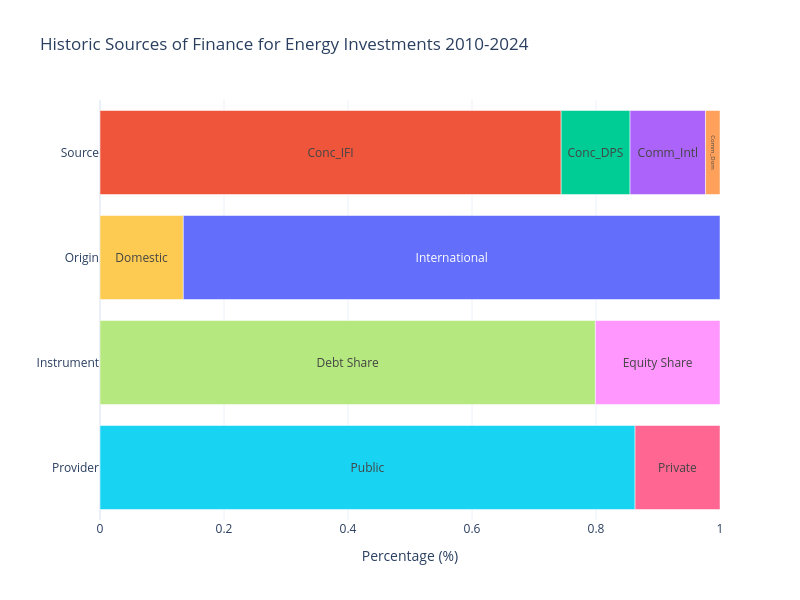

Write notebook code for a chart like this one.
### Markdown cell above
In the following cell we
> - Create a horizontal stacked bar chart showing percentage distributions
> - Displays each financing dimension as a separate category
> - Uses custom colors to distinguish between subcategories

### Code cell
import pandas as pd

df_provider = financing_sector_shares.loc[["Public", "Private"],:].T
df_instrument = repayment_statistics.loc[("Summary","Total financing volumes"),["Debt Share", "Equity Share"]].to_frame().T
df_origin = financing_sector_shares.loc[["Domestic", "International"],:].T
df_source = hd.get_financing_source_shares().loc[:,"Historical"].to_frame().T

df_provider["Category"] = "Provider"
df_instrument["Category"] = "Instrument"
df_origin["Category"] = "Origin"
df_source["Category"] = "Source"

# Merge 4 dataframes
df_wide = pd.concat([df_provider, df_instrument, df_origin, df_source], ignore_index=True)

df_long = df_wide.melt(
    id_vars="Category",
    var_name="Subcategory",
    value_name="Value"
)

# If some rows have NaN (e.g. because they don't exist in the original data), discard them
df_long = df_long.dropna(subset=["Value"]).reset_index(drop=True)

import plotly.express as px
# color_map = {
#     "Conc IFI": "#99CCFF",
#     "Conc DPS": "#FFCC99",
#     "Comm Intl": "#FF9999",
#     "Comm Dom": "#FFFF99",
#     "Domestic": "#FFCC66",
#     "International": "#66CC99",
#     "Debt": "#99FF99",
#     "Equity": "#66CC66",
#     "Public": "#CCCCFF",
#     "Private": "#CC99FF"
# }

fig = px.bar(
    df_long,
    x="Value",
    y="Category",
    color="Subcategory",
    text="Subcategory",
    orientation="h",
    barmode="relative",  # stack
    color_discrete_map=color_map,
    title="Historic Sources of Finance for Energy Investments 2010-2024",
    labels={"Value": "Percentage (%)", "Category": ""}
)
fig.update_traces(
    # ,      
    textposition="inside",    # put text inside the bar
    insidetextanchor="middle" # center the text vertically
)

fig.update_xaxes(range=[0, 1])

fig.update_layout(
    template="plotly_white",
    showlegend = False,
    width = width,
    height = height,
    # margin=dict(l=0, r=0, t=50, b=0)
)

fig.show()
save_figure(fig)

### Figure 1 — Plotly figure (JSON) as saved in the notebook; plotly's stock layout.template omitted (floating-point values rounded to 4 significant figures)
{"data": [{"alignmentgroup": "True", "hovertemplate": "Subcategory=%{text}<br>Percentage (%)=%{x}<br>=%{y}<extra></extra>", "insidetextanchor": "middle", "legendgroup": "Public", "marker": {"color": "#19d3f3", "pattern": {"shape": ""}}, "name": "Public", "offsetgroup": "Public", "orientation": "h", "showlegend": true, "text": ["Public"], "textposition": "inside", "type": "bar", "x": [0.863], "xaxis": "x", "y": ["Provider"], "yaxis": "y"}, {"alignmentgroup": "True", "hovertemplate": "Subcategory=%{text}<br>Percentage (%)=%{x}<br>=%{y}<extra></extra>", "insidetextanchor": "middle", "legendgroup": "Private", "marker": {"color": "#FF6692", "pattern": {"shape": ""}}, "name": "Private", "offsetgroup": "Private", "orientation": "h", "showlegend": true, "text": ["Private"], "textposition": "inside", "type": "bar", "x": [0.137], "xaxis": "x", "y": ["Provider"], "yaxis": "y"}, {"alignmentgroup": "True", "hovertemplate": "Subcategory=%{text}<br>Percentage (%)=%{x}<br>=%{y}<extra></extra>", "insidetextanchor": "middle", "legendgroup": "Debt Share", "marker": {"color": "#B6E880", "pattern": {"shape": ""}}, "name": "Debt Share", "offsetgroup": "Debt Share", "orientation": "h", "showlegend": true, "text": ["Debt Share"], "textposition": "inside", "type": "bar", "x": [0.799], "xaxis": "x", "y": ["Instrument"], "yaxis": "y"}, {"alignmentgroup": "True", "hovertemplate": "Subcategory=%{text}<br>Percentage (%)=%{x}<br>=%{y}<extra></extra>", "insidetextanchor": "middle", "legendgroup": "Equity Share", "marker": {"color": "#FF97FF", "pattern": {"shape": ""}}, "name": "Equity Share", "offsetgroup": "Equity Share", "orientation": "h", "showlegend": true, "text": ["Equity Share"], "textposition": "inside", "type": "bar", "x": [0.201], "xaxis": "x", "y": ["Instrument"], "yaxis": "y"}, {"alignmentgroup": "True", "hovertemplate": "Subcategory=%{text}<br>Percentage (%)=%{x}<br>=%{y}<extra></extra>", "insidetextanchor": "middle", "legendgroup": "Domestic", "marker": {"color": "#FECB52", "pattern": {"shape": ""}}, "name": "Domestic", "offsetgroup": "Domestic", "orientation": "h", "showlegend": true, "text": ["Domestic"], "textposition": "inside", "type": "bar", "x": [0.1344], "xaxis": "x", "y": ["Origin"], "yaxis": "y"}, {"alignmentgroup": "True", "hovertemplate": "Subcategory=%{text}<br>Percentage (%)=%{x}<br>=%{y}<extra></extra>", "insidetextanchor": "middle", "legendgroup": "International", "marker": {"color": "#636efa", "pattern": {"shape": ""}}, "name": "International", "offsetgroup": "International", "orientation": "h", "showlegend": true, "text": ["International"], "textposition": "inside", "type": "bar", "x": [0.8656], "xaxis": "x", "y": ["Origin"], "yaxis": "y"}, {"alignmentgroup": "True", "hovertemplate": "Subcategory=%{text}<br>Percentage (%)=%{x}<br>=%{y}<extra></extra>", "insidetextanchor": "middle", "legendgroup": "Conc_IFI", "marker": {"color": "#EF553B", "pattern": {"shape": ""}}, "name": "Conc_IFI", "offsetgroup": "Conc_IFI", "orientation": "h", "showlegend": true, "text": ["Conc_IFI"], "textposition": "inside", "type": "bar", "x": [0.7438], "xaxis": "x", "y": ["Source"], "yaxis": "y"}, {"alignmentgroup": "True", "hovertemplate": "Subcategory=%{text}<br>Percentage (%)=%{x}<br>=%{y}<extra></extra>", "insidetextanchor": "middle", "legendgroup": "Conc_DPS", "marker": {"color": "#00cc96", "pattern": {"shape": ""}}, "name": "Conc_DPS", "offsetgroup": "Conc_DPS", "orientation": "h", "showlegend": true, "text": ["Conc_DPS"], "textposition": "inside", "type": "bar", "x": [0.1111], "xaxis": "x", "y": ["Source"], "yaxis": "y"}, {"alignmentgroup": "True", "hovertemplate": "Subcategory=%{text}<br>Percentage (%)=%{x}<br>=%{y}<extra></extra>", "insidetextanchor": "middle", "legendgroup": "Comm_Intl", "marker": {"color": "#ab63fa", "pattern": {"shape": ""}}, "name": "Comm_Intl", "offsetgroup": "Comm_Intl", "orientation": "h", "showlegend": true, "text": ["Comm_Intl"], "textposition": "inside", "type": "bar", "x": [0.1218], "xaxis": "x", "y": ["Source"], "yaxis": "y"}, {"alignmentgroup": "True", "hovertemplate": "Subcategory=%{text}<br>Percentage (%)=%{x}<br>=%{y}<extra></extra>", "insidetextanchor": "middle", "legendgroup": "Comm_Dom", "marker": {"color": "#FFA15A", "pattern": {"shape": ""}}, "name": "Comm_Dom", "offsetgroup": "Comm_Dom", "orientation": "h", "showlegend": true, "text": ["Comm_Dom"], "textposition": "inside", "type": "bar", "x": [0.02328], "xaxis": "x", "y": ["Source"], "yaxis": "y"}], "layout": {"barmode": "relative", "height": 600, "legend": {"title": {"text": "Subcategory"}, "tracegroupgap": 0}, "showlegend": false, "title": {"text": "Historic Sources of Finance for Energy Investments 2010-2024"}, "width": 800, "xaxis": {"anchor": "y", "domain": [0, 1], "range": [0, 1], "title": {"text": "Percentage (%)"}}, "yaxis": {"anchor": "x", "domain": [0, 1], "title": {"text": ""}}}}
